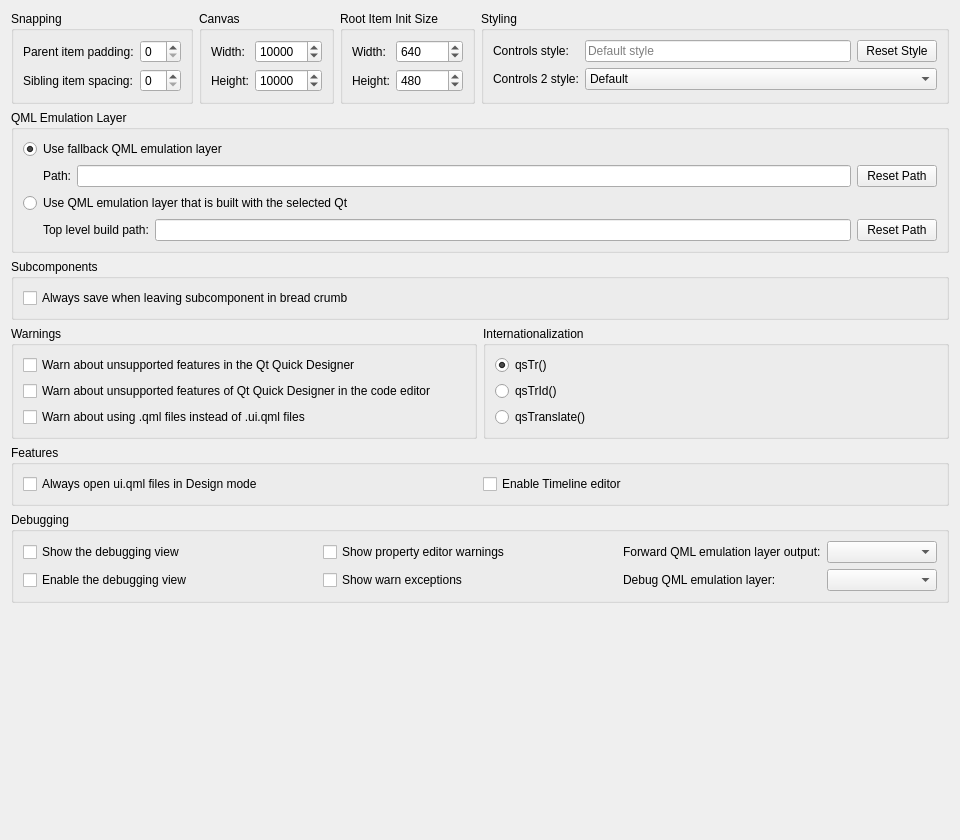
<?xml version="1.0" encoding="UTF-8"?>
<ui version="4.0">
 <class>QmlDesigner::Internal::SettingsPage</class>
 <widget class="QWidget" name="QmlDesigner::Internal::SettingsPage">
  <property name="geometry">
   <rect>
    <x>0</x>
    <y>0</y>
    <width>960</width>
    <height>840</height>
   </rect>
  </property>
  <property name="windowTitle">
   <string/>
  </property>
  <layout class="QVBoxLayout" name="verticalLayout_3">
   <item>
    <layout class="QHBoxLayout" name="horizontalLayout">
     <item>
      <widget class="QGroupBox" name="groupBox_01">
       <property name="title">
        <string>Snapping</string>
       </property>
       <layout class="QGridLayout" name="gridLayout">
        <item row="1" column="1">
         <widget class="QSpinBox" name="spinItemSpacing">
          <property name="maximum">
           <number>50</number>
          </property>
         </widget>
        </item>
        <item row="0" column="0">
         <widget class="QLabel" name="snapMarginLabel">
          <property name="text">
           <string>Parent item padding:</string>
          </property>
         </widget>
        </item>
        <item row="0" column="1">
         <widget class="QSpinBox" name="spinSnapMargin">
          <property name="maximum">
           <number>10</number>
          </property>
         </widget>
        </item>
        <item row="1" column="0">
         <widget class="QLabel" name="itemSpacingLabel">
          <property name="text">
           <string>Sibling item spacing:</string>
          </property>
         </widget>
        </item>
       </layout>
      </widget>
     </item>
     <item>
      <widget class="QGroupBox" name="groupBox_02">
       <property name="title">
        <string>Canvas</string>
       </property>
       <layout class="QGridLayout" name="gridLayout_2">
        <item row="0" column="0">
         <widget class="QLabel" name="canvasWidthLabel">
          <property name="text">
           <string>Width:</string>
          </property>
         </widget>
        </item>
        <item row="1" column="0">
         <widget class="QLabel" name="canvasHeightLabel">
          <property name="text">
           <string>Height:</string>
          </property>
         </widget>
        </item>
        <item row="1" column="1">
         <widget class="QSpinBox" name="spinCanvasHeight">
          <property name="maximum">
           <number>100000</number>
          </property>
          <property name="singleStep">
           <number>100</number>
          </property>
          <property name="value">
           <number>10000</number>
          </property>
         </widget>
        </item>
        <item row="0" column="1">
         <widget class="QSpinBox" name="spinCanvasWidth">
          <property name="maximum">
           <number>100000</number>
          </property>
          <property name="singleStep">
           <number>100</number>
          </property>
          <property name="value">
           <number>10000</number>
          </property>
         </widget>
        </item>
       </layout>
      </widget>
     </item>
     <item>
      <widget class="QGroupBox" name="groupBox_4">
       <property name="title">
        <string>Root Item Init Size</string>
       </property>
       <layout class="QGridLayout" name="gridLayout_7">
        <item row="0" column="0">
         <widget class="QLabel" name="label_11">
          <property name="text">
           <string>Width:</string>
          </property>
         </widget>
        </item>
        <item row="1" column="0">
         <widget class="QLabel" name="label_12">
          <property name="text">
           <string>Height:</string>
          </property>
         </widget>
        </item>
        <item row="1" column="1">
         <widget class="QSpinBox" name="spinRootItemInitHeight">
          <property name="maximum">
           <number>100000</number>
          </property>
          <property name="singleStep">
           <number>1</number>
          </property>
          <property name="value">
           <number>480</number>
          </property>
         </widget>
        </item>
        <item row="0" column="1">
         <widget class="QSpinBox" name="spinRootItemInitWidth">
          <property name="maximum">
           <number>100000</number>
          </property>
          <property name="singleStep">
           <number>1</number>
          </property>
          <property name="value">
           <number>640</number>
          </property>
         </widget>
        </item>
       </layout>
      </widget>
     </item>
     <item>
      <widget class="QGroupBox" name="groupBox_03">
       <property name="minimumSize">
        <size>
         <width>0</width>
         <height>0</height>
        </size>
       </property>
       <property name="title">
        <string>Styling</string>
       </property>
       <layout class="QGridLayout" name="gridLayout_5">
        <item row="0" column="0">
         <widget class="QLabel" name="label_3">
          <property name="text">
           <string>Controls style:</string>
          </property>
         </widget>
        </item>
        <item row="0" column="1">
         <widget class="QLineEdit" name="styleLineEdit">
          <property name="placeholderText">
           <string>Default style</string>
          </property>
         </widget>
        </item>
        <item row="0" column="2">
         <widget class="QPushButton" name="resetStyle">
          <property name="text">
           <string>Reset Style</string>
          </property>
         </widget>
        </item>
        <item row="1" column="0">
         <widget class="QLabel" name="label_6">
          <property name="text">
           <string>Controls 2 style:</string>
          </property>
         </widget>
        </item>
        <item row="1" column="1" colspan="2">
         <widget class="QComboBox" name="controls2StyleComboBox">
          <item>
           <property name="text">
            <string>Default</string>
           </property>
          </item>
          <item>
           <property name="text">
            <string>Material</string>
           </property>
          </item>
          <item>
           <property name="text">
            <string>Universal</string>
           </property>
          </item>
         </widget>
        </item>
       </layout>
      </widget>
     </item>
    </layout>
   </item>
   <item>
    <widget class="QGroupBox" name="emulationGroupBox">
     <property name="title">
      <string>QML Emulation Layer</string>
     </property>
     <layout class="QVBoxLayout" name="verticalLayout">
      <item>
       <widget class="QRadioButton" name="useDefaultPuppetRadioButton">
        <property name="toolTip">
         <string>If you select this radio button, Qt Quick Designer always uses the QML emulation layer (QML Puppet) located at the following path.</string>
        </property>
        <property name="text">
         <string>Use fallback QML emulation layer</string>
        </property>
        <property name="checked">
         <bool>true</bool>
        </property>
       </widget>
      </item>
      <item>
       <layout class="QHBoxLayout" name="horizontalLayout_4">
        <item>
         <widget class="QLabel" name="label_2">
          <property name="text">
           <string>Path:</string>
          </property>
          <property name="indent">
           <number>20</number>
          </property>
         </widget>
        </item>
        <item>
         <widget class="Utils::PathChooser" name="fallbackPuppetPathLineEdit">
          <property name="enabled">
           <bool>true</bool>
          </property>
          <property name="toolTip">
           <string>Path to the QML emulation layer executable (qmlpuppet).</string>
          </property>
         </widget>
        </item>
        <item>
         <widget class="QPushButton" name="resetFallbackPuppetPathButton">
          <property name="toolTip">
           <string>Resets the path to the built-in QML emulation layer.</string>
          </property>
          <property name="text">
           <string>Reset Path</string>
          </property>
         </widget>
        </item>
       </layout>
      </item>
      <item>
       <widget class="QRadioButton" name="useQtRelatedPuppetRadioButton">
        <property name="text">
         <string>Use QML emulation layer that is built with the selected Qt</string>
        </property>
       </widget>
      </item>
      <item>
       <layout class="QHBoxLayout" name="horizontalLayout_3">
        <item>
         <widget class="QLabel" name="label">
          <property name="text">
           <string>Top level build path:</string>
          </property>
          <property name="indent">
           <number>20</number>
          </property>
         </widget>
        </item>
        <item>
         <widget class="Utils::PathChooser" name="puppetBuildPathLineEdit">
          <property name="enabled">
           <bool>true</bool>
          </property>
         </widget>
        </item>
        <item>
         <widget class="QPushButton" name="resetQmlPuppetBuildPathButton">
          <property name="text">
           <string>Reset Path</string>
          </property>
         </widget>
        </item>
       </layout>
      </item>
     </layout>
    </widget>
   </item>
   <item>
    <widget class="QGroupBox" name="groupBox_05">
     <property name="minimumSize">
      <size>
       <width>0</width>
       <height>0</height>
      </size>
     </property>
     <property name="title">
      <string>Subcomponents</string>
     </property>
     <layout class="QVBoxLayout" name="verticalLayout_2">
      <item>
       <widget class="QCheckBox" name="alwaysSaveSubcomponentsCheckBox">
        <property name="text">
         <string>Always save when leaving subcomponent in bread crumb</string>
        </property>
       </widget>
      </item>
     </layout>
    </widget>
   </item>
   <item>
    <layout class="QHBoxLayout" name="horizontalLayout_2">
     <item>
      <widget class="QGroupBox" name="groupBox_06">
       <property name="sizePolicy">
        <sizepolicy hsizetype="Preferred" vsizetype="Preferred">
         <horstretch>0</horstretch>
         <verstretch>0</verstretch>
        </sizepolicy>
       </property>
       <property name="title">
        <string>Warnings</string>
       </property>
       <layout class="QGridLayout" name="gridLayout_3">
        <item row="1" column="0">
         <widget class="QCheckBox" name="designerWarningsInEditorCheckBox">
          <property name="toolTip">
           <string>Also warns in the code editor about QML features that are not properly supported by the Qt Quick Designer.</string>
          </property>
          <property name="text">
           <string>Warn about unsupported features of Qt Quick Designer in the code editor</string>
          </property>
         </widget>
        </item>
        <item row="0" column="0">
         <widget class="QCheckBox" name="designerWarningsCheckBox">
          <property name="toolTip">
           <string>Warns about QML features that are not properly supported by the Qt Quick Designer.</string>
          </property>
          <property name="text">
           <string>Warn about unsupported features in the Qt Quick Designer</string>
          </property>
         </widget>
        </item>
        <item row="2" column="0">
         <widget class="QCheckBox" name="designerWarningsUiQmlfiles">
          <property name="toolTip">
           <string>Qt Quick Designer will propose to open .ui.qml files instead of opening a .qml file.</string>
          </property>
          <property name="text">
           <string>Warn about using .qml files instead of .ui.qml files</string>
          </property>
         </widget>
        </item>
       </layout>
      </widget>
     </item>
     <item>
      <widget class="QGroupBox" name="groupBox_07">
       <property name="title">
        <string>Internationalization</string>
       </property>
       <layout class="QVBoxLayout" name="verticalLayout_4">
        <item>
         <widget class="QRadioButton" name="useQsTrFunctionRadioButton">
          <property name="text">
           <string>qsTr()</string>
          </property>
          <property name="checked">
           <bool>true</bool>
          </property>
         </widget>
        </item>
        <item>
         <widget class="QRadioButton" name="useQsTrIdFunctionRadioButton">
          <property name="text">
           <string>qsTrId()</string>
          </property>
         </widget>
        </item>
        <item>
         <widget class="QRadioButton" name="useQsTranslateFunctionRadioButton">
          <property name="text">
           <string>qsTranslate()</string>
          </property>
         </widget>
        </item>
       </layout>
      </widget>
     </item>
    </layout>
   </item>
   <item>
    <widget class="QGroupBox" name="featuresGroupBox">
     <property name="title">
      <string>Features</string>
     </property>
     <layout class="QGridLayout" name="gridLayout_6">
      <item row="0" column="1">
       <widget class="QCheckBox" name="featureTimelineEditorCheckBox">
        <property name="text">
         <string>Enable Timeline editor</string>
        </property>
       </widget>
      </item>
      <item row="0" column="0">
       <widget class="QCheckBox" name="designerAlwaysDesignModeCheckBox">
        <property name="text">
         <string>Always open ui.qml files in Design mode</string>
        </property>
       </widget>
      </item>
     </layout>
    </widget>
   </item>
   <item>
    <widget class="QGroupBox" name="debugGroupBox">
     <property name="title">
      <string>Debugging</string>
     </property>
     <layout class="QGridLayout" name="gridLayout_4">
      <item row="0" column="0">
       <widget class="QCheckBox" name="designerShowDebuggerCheckBox">
        <property name="text">
         <string>Show the debugging view</string>
        </property>
       </widget>
      </item>
      <item row="0" column="1">
       <widget class="QCheckBox" name="showPropertyEditorWarningsCheckBox">
        <property name="text">
         <string>Show property editor warnings</string>
        </property>
       </widget>
      </item>
      <item row="0" column="2">
       <layout class="QHBoxLayout" name="horizontalLayout_5">
        <item>
         <widget class="QLabel" name="label_4">
          <property name="text">
           <string>Forward QML emulation layer output:</string>
          </property>
         </widget>
        </item>
        <item>
         <widget class="QComboBox" name="forwardPuppetOutputComboBox">
          <property name="minimumSize">
           <size>
            <width>110</width>
            <height>0</height>
           </size>
          </property>
          <property name="maximumSize">
           <size>
            <width>110</width>
            <height>16777215</height>
           </size>
          </property>
         </widget>
        </item>
       </layout>
      </item>
      <item row="1" column="0">
       <widget class="QCheckBox" name="designerEnableDebuggerCheckBox">
        <property name="text">
         <string>Enable the debugging view</string>
        </property>
       </widget>
      </item>
      <item row="1" column="1">
       <widget class="QCheckBox" name="showWarnExceptionsCheckBox">
        <property name="text">
         <string>Show warn exceptions</string>
        </property>
       </widget>
      </item>
      <item row="1" column="2">
       <layout class="QHBoxLayout" name="horizontalLayout_7">
        <item>
         <widget class="QLabel" name="label_5">
          <property name="text">
           <string>Debug QML emulation layer:</string>
          </property>
         </widget>
        </item>
        <item>
         <widget class="QComboBox" name="debugPuppetComboBox">
          <property name="minimumSize">
           <size>
            <width>110</width>
            <height>0</height>
           </size>
          </property>
          <property name="maximumSize">
           <size>
            <width>110</width>
            <height>16777215</height>
           </size>
          </property>
         </widget>
        </item>
       </layout>
      </item>
     </layout>
    </widget>
   </item>
   <item>
    <spacer name="verticalSpacer">
     <property name="orientation">
      <enum>Qt::Vertical</enum>
     </property>
     <property name="sizeHint" stdset="0">
      <size>
       <width>0</width>
       <height>0</height>
      </size>
     </property>
    </spacer>
   </item>
  </layout>
 </widget>
 <customwidgets>
  <customwidget>
   <class>Utils::PathChooser</class>
   <extends>QLineEdit</extends>
   <header location="global">utils/pathchooser.h</header>
  </customwidget>
 </customwidgets>
 <tabstops>
  <tabstop>spinSnapMargin</tabstop>
  <tabstop>spinItemSpacing</tabstop>
  <tabstop>spinCanvasWidth</tabstop>
  <tabstop>spinCanvasHeight</tabstop>
  <tabstop>styleLineEdit</tabstop>
  <tabstop>resetStyle</tabstop>
  <tabstop>controls2StyleComboBox</tabstop>
  <tabstop>useDefaultPuppetRadioButton</tabstop>
  <tabstop>resetFallbackPuppetPathButton</tabstop>
  <tabstop>useQtRelatedPuppetRadioButton</tabstop>
  <tabstop>resetQmlPuppetBuildPathButton</tabstop>
  <tabstop>alwaysSaveSubcomponentsCheckBox</tabstop>
  <tabstop>designerWarningsCheckBox</tabstop>
  <tabstop>designerWarningsInEditorCheckBox</tabstop>
  <tabstop>designerWarningsUiQmlfiles</tabstop>
  <tabstop>useQsTrFunctionRadioButton</tabstop>
  <tabstop>useQsTrIdFunctionRadioButton</tabstop>
  <tabstop>designerShowDebuggerCheckBox</tabstop>
  <tabstop>showPropertyEditorWarningsCheckBox</tabstop>
  <tabstop>forwardPuppetOutputComboBox</tabstop>
  <tabstop>designerEnableDebuggerCheckBox</tabstop>
  <tabstop>showWarnExceptionsCheckBox</tabstop>
  <tabstop>debugPuppetComboBox</tabstop>
 </tabstops>
 <resources/>
 <connections/>
</ui>
